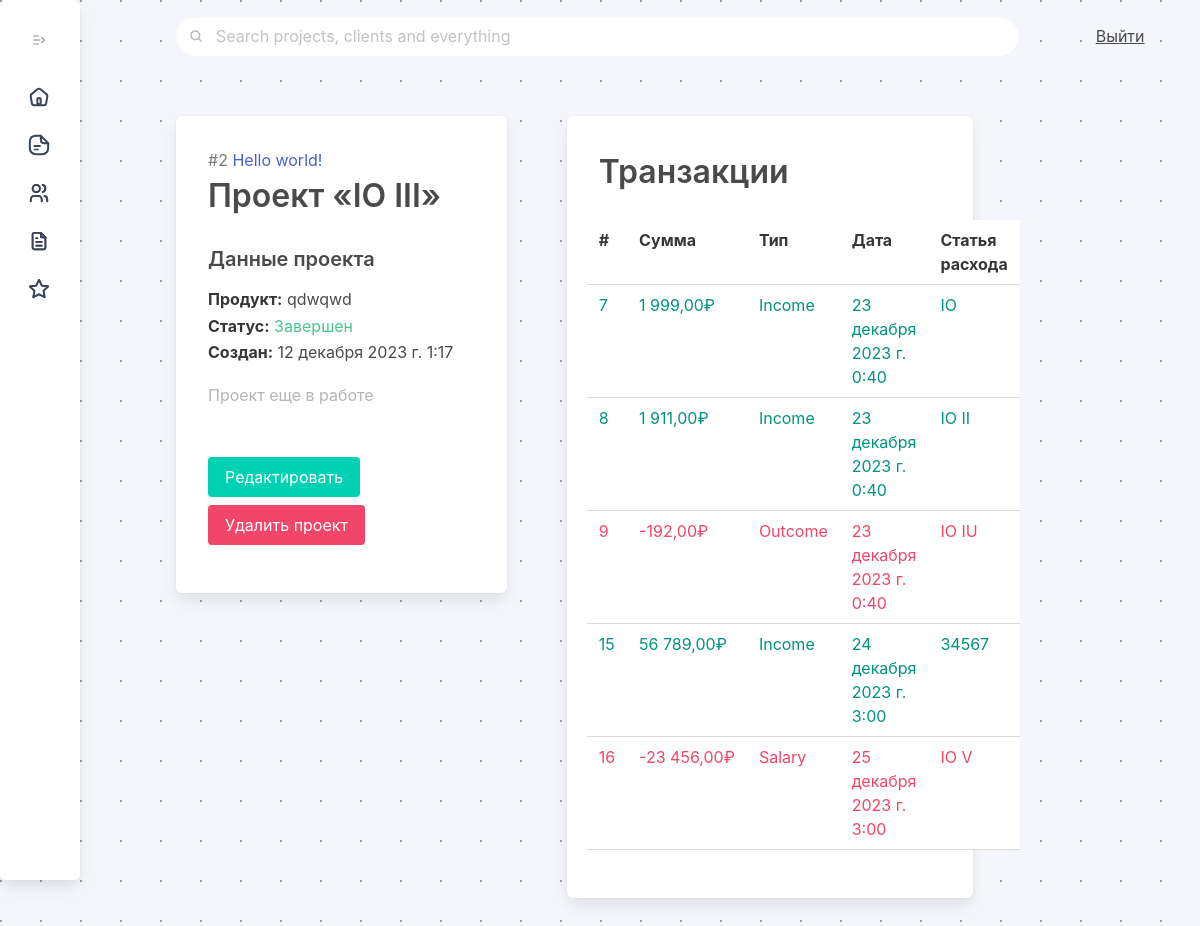
Before: /projects/2 with the older database file.
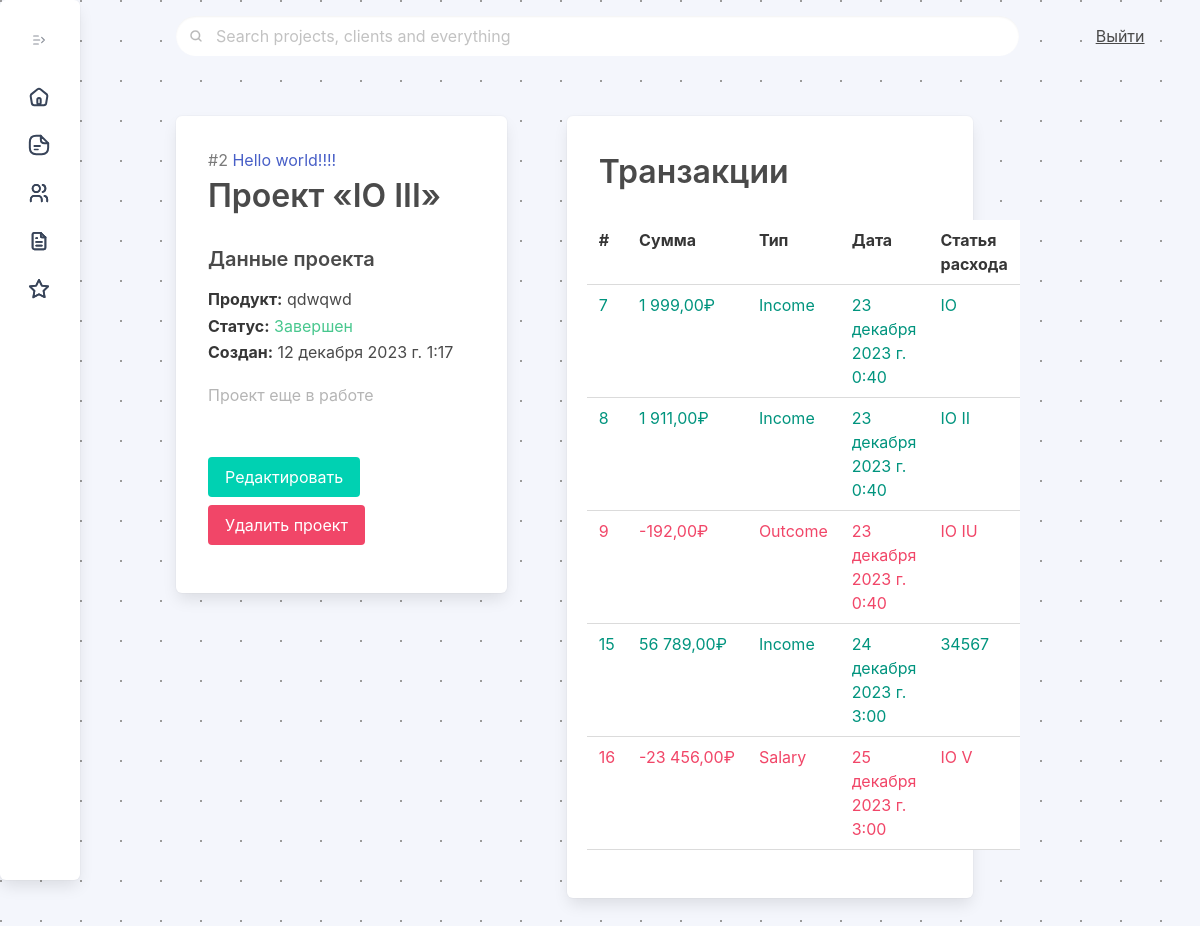
After: the same page with the newer database file.
### ipmalpha/models.py (models this page shows, shortened)
class Project(models.Model):
    project_name = models.CharField(max_length=512, unique = True)
    project_created = models.DateTimeField(null=True, default=timezone.now)
    project_finished = models.DateTimeField(null=True)
    project_status = models.ForeignKey(Status, on_delete=models.CASCADE, null=True, default="Draft")
    project_client = models.ForeignKey(Client, on_delete=models.CASCADE, null=True, related_name='project')
    project_product = models.CharField(max_length=512)
    project_sum = models.IntegerField(default=0)
    class Meta:
        ordering = ["pk"]
        verbose_name = "project"
        verbose_name_plural = "projects"
    pass

class Status(models.Model):
    status_name = models.CharField(max_length=100)
    status_color = models.CharField(max_length=512, default='table-primary')
    def __str__(self):
        return self.status_name
    class Meta:
        ordering = ["id"]
        verbose_name = "status"
        verbose_name_plural = "statuses"
    pass

### ipmclients/models.py (models this page shows, shortened)
class Client(models.Model):
    client_name = models.CharField(max_length=512, unique = True)
    def __str__(self):
        return self.client_name
    client_contact = models.CharField(max_length=512, null=True)
    client_telegram = models.CharField(max_length=64, null=True)
    client_phone = models.CharField(max_length=11, null=True)
    client_roletype = models.CharField(max_length=512, null=True)
    client_agreements = models.CharField(max_length=1024, null=True)
    client_active = models.BooleanField(default=True)
    def get_absolute_url(self):
        return reverse("client_view", kwargs={'pk': self.pk})
    class Meta:
        ordering = ["id"]
        verbose_name = "client"
        verbose_name_plural = "clients"
    pass

### ipmalpha/views.py (the view)
# urls.py: path("projects/<slug:pk>", ProjectDetailView.as_view(), name="project_view"),
class ProjectDetailView(DetailView):
    model = Project
    template_name = "project_view.html"
    def get_context_data(self, **kwargs):
        context = super(ProjectDetailView, self).get_context_data(**kwargs)
        context['projecsall'] = Project.objects.all()
        return context

### finance/models.py (called while the page is built)
    def get_absolute_url(self):
        return reverse("transaction_view", kwargs={'pk': self.pk})

### templates/project_view.html (shortened to what the changed rows need)
{% extends 'main/index.html' %}
{% load static %}
{% block content %}
<div class="column is-5 py-6 px-6">
    <div class="box has-background-white pb-6">
        <p class="has-text-grey pl-3 is-size-6 pt-3" style=""> #{{project.id}} <a
                href="{{project.project_client.get_absolute_url}}">{{project.project_client}}</a>
            </p>
        <h1 class="is-size-3 pl-3 has-text-weight-semibold pb-5">Проект «{{project.project_name}}»</h1>
        <div class="pl-3">
            <h1 class="is-size-5 has-text-weight-semibold pb-3">Данные проекта</h1>
            <p class="client-info-15" style=""> <strong>Продукт:</strong> {{project.project_product}}</p>
            <p class="has-text-{{ project.project_status.status_color }} client-info-15" style="">
                <strong>Статус:</strong> {{project.project_status}}</p>
            <p class="client-info-15" style=""> <strong>Создан:</strong> {{project.project_created}}</p>
            {%if project.project_finished == True %}<p class="has-text-grey client-info-15" style="">
                <strong>Завершен:</strong> {{project.project_finished}}</p>{% else %}<p
                class="has-text-grey client-info-15 pt-4" style=""><span class="has-text-grey-light">Проект еще в
                    работе</span></p>{%endif%}
                <div class="buttons mt-6">
                        <a class="button is-primary" href="{% url 'project_update' project.id %}">Редактировать</a>
                        <a class="button is-danger modalProjectsFormButton">Удалить проект</a>
                </div>
        </div>
    </div>
</div>
<div class="column is-5 py-6 pr-2">
    <div class="box has-background-white pb-6">
        <h1 class="is-size-3 pl-3 has-text-weight-semibold pt-3 pb-5">Транзакции</h1>
        <table class="table is-hoverable is-fullwidth">
            <tr>
                <th class=""> #
                </th>
                <th class=""> Сумма
                </th>
                <th class=""> Тип
                </th>
                <th class=""> Дата
                </th>
                <th class=""> Статья расхода
                </th>
            </tr>
    </div>
</div>
{% endblock %}

Changed rows visible on the page:
changed through a linked row, Project "IO III": project_client "Hello world!" → "Hello world!!!!"
